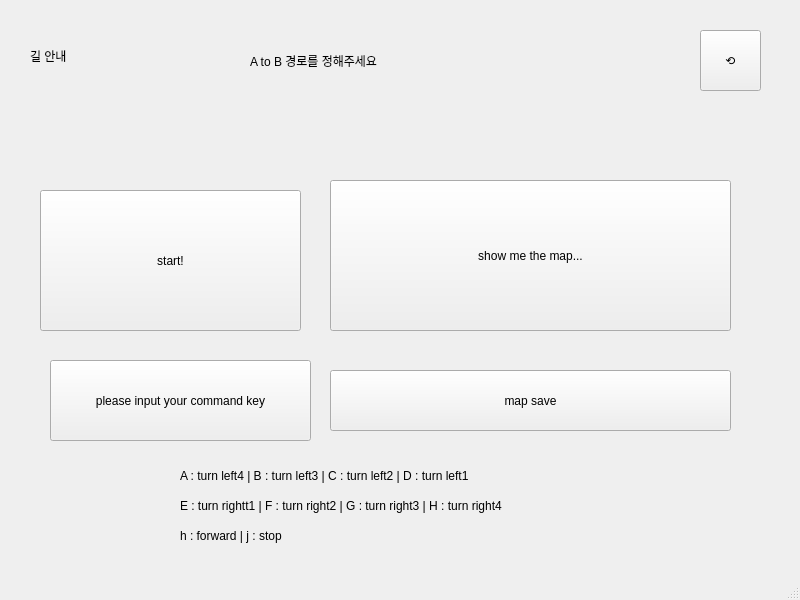
<?xml version="1.0" encoding="UTF-8"?>
<ui version="4.0">
 <class>MainWindow</class>
 <widget class="QMainWindow" name="MainWindow">
  <property name="geometry">
   <rect>
    <x>0</x>
    <y>0</y>
    <width>800</width>
    <height>600</height>
   </rect>
  </property>
  <property name="windowTitle">
   <string>MainWindow</string>
  </property>
  <widget class="QWidget" name="centralwidget">
   <widget class="QLabel" name="label">
    <property name="geometry">
     <rect>
      <x>30</x>
      <y>30</y>
      <width>101</width>
      <height>51</height>
     </rect>
    </property>
    <property name="styleSheet">
     <string notr="true">font: 700 24pt &quot;Jalnan OTF&quot;;</string>
    </property>
    <property name="text">
     <string>길 안내</string>
    </property>
   </widget>
   <widget class="QLabel" name="label_2">
    <property name="geometry">
     <rect>
      <x>250</x>
      <y>10</y>
      <width>411</width>
      <height>101</height>
     </rect>
    </property>
    <property name="styleSheet">
     <string notr="true">font: 26pt &quot;BM DoHyeon OTF&quot;;</string>
    </property>
    <property name="text">
     <string>A to B 경로를 정해주세요</string>
    </property>
   </widget>
   <widget class="QPushButton" name="Nav_Window_Cancle_Btn">
    <property name="geometry">
     <rect>
      <x>700</x>
      <y>30</y>
      <width>61</width>
      <height>61</height>
     </rect>
    </property>
    <property name="styleSheet">
     <string notr="true">font: 36pt &quot;.AppleSystemUIFont&quot;;</string>
    </property>
    <property name="text">
     <string>⟲</string>
    </property>
   </widget>
   <widget class="QPushButton" name="Show_Map_Btn">
    <property name="geometry">
     <rect>
      <x>330</x>
      <y>180</y>
      <width>401</width>
      <height>151</height>
     </rect>
    </property>
    <property name="styleSheet">
     <string notr="true">image: url(:/home/lsc/mqqt_robot/paho.mqtt_py_demo_team/
img/map.png);</string>
    </property>
    <property name="text">
     <string>show me the map...</string>
    </property>
   </widget>
   <widget class="QLabel" name="label_3">
    <property name="geometry">
     <rect>
      <x>180</x>
      <y>460</y>
      <width>441</width>
      <height>31</height>
     </rect>
    </property>
    <property name="text">
     <string>A : turn left4 | B : turn left3 | C : turn left2 | D : turn left1</string>
    </property>
   </widget>
   <widget class="QLabel" name="label_4">
    <property name="geometry">
     <rect>
      <x>180</x>
      <y>490</y>
      <width>481</width>
      <height>31</height>
     </rect>
    </property>
    <property name="text">
     <string>E : turn rightt1 | F : turn right2 | G : turn right3 | H : turn right4</string>
    </property>
   </widget>
   <widget class="QLabel" name="label_5">
    <property name="geometry">
     <rect>
      <x>180</x>
      <y>520</y>
      <width>441</width>
      <height>31</height>
     </rect>
    </property>
    <property name="text">
     <string>h : forward | j : stop</string>
    </property>
   </widget>
   <widget class="QPushButton" name="Command_Start_Btn">
    <property name="geometry">
     <rect>
      <x>50</x>
      <y>360</y>
      <width>261</width>
      <height>81</height>
     </rect>
    </property>
    <property name="text">
     <string>please input your command key</string>
    </property>
   </widget>
   <widget class="QPushButton" name="Map_Save_Btn">
    <property name="geometry">
     <rect>
      <x>330</x>
      <y>370</y>
      <width>401</width>
      <height>61</height>
     </rect>
    </property>
    <property name="text">
     <string>map save</string>
    </property>
   </widget>
   <widget class="QPushButton" name="Nav_Action_Btn">
    <property name="geometry">
     <rect>
      <x>40</x>
      <y>190</y>
      <width>261</width>
      <height>141</height>
     </rect>
    </property>
    <property name="text">
     <string>start!</string>
    </property>
   </widget>
  </widget>
  <widget class="QMenuBar" name="menubar">
   <property name="geometry">
    <rect>
     <x>0</x>
     <y>0</y>
     <width>800</width>
     <height>22</height>
    </rect>
   </property>
  </widget>
  <widget class="QStatusBar" name="statusbar"/>
 </widget>
 <resources>
  <include location="../map.qrc"/>
 </resources>
 <connections/>
</ui>
